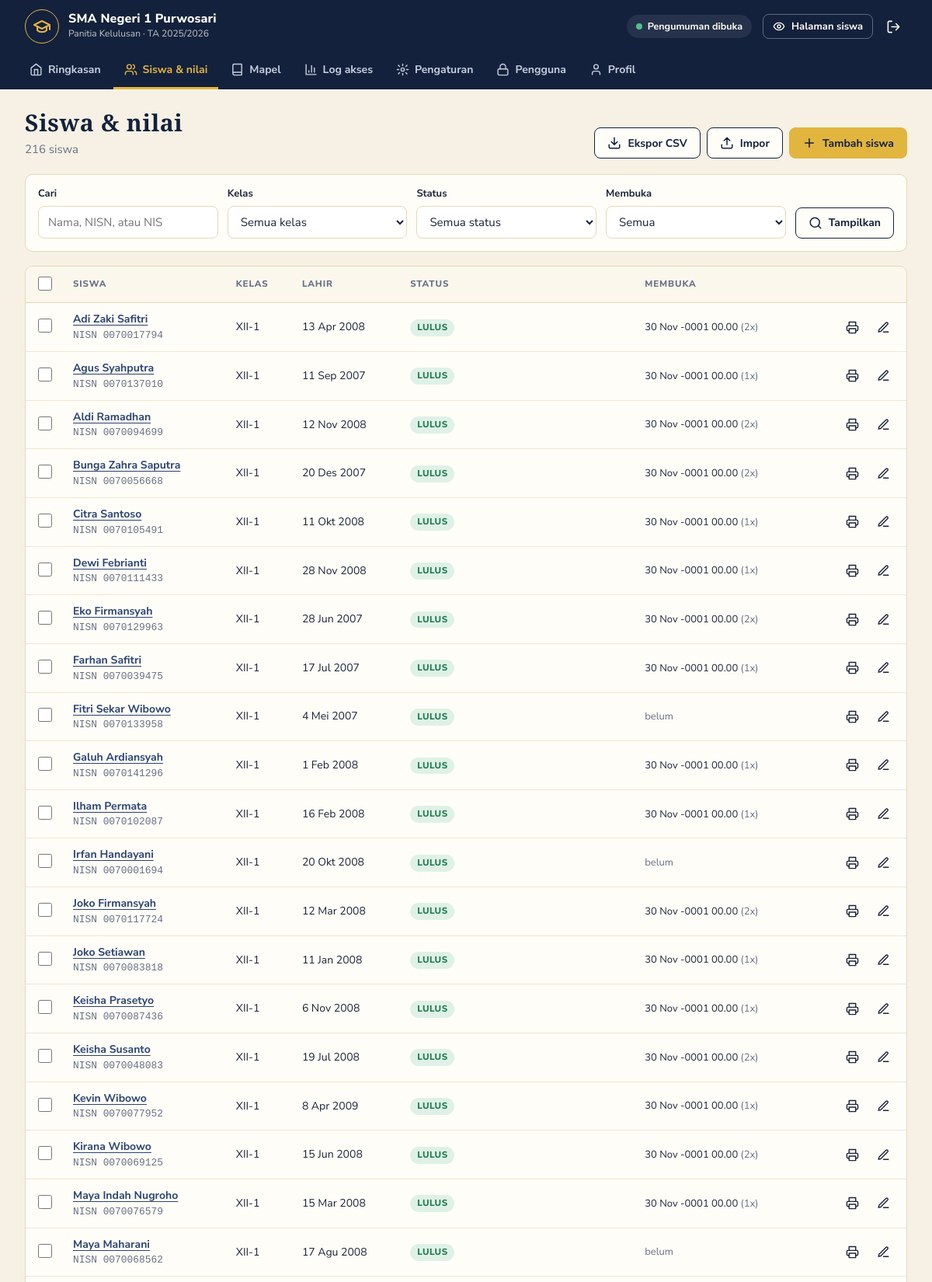
The page /index.php?page=siswa (signed in, upper part) on the database its author committed.
### tables this page shows
CREATE TABLE siswa (
  id INT AUTO_INCREMENT PRIMARY KEY,
  nisn VARCHAR(20) NOT NULL UNIQUE,
  nis VARCHAR(20) NOT NULL DEFAULT '',
  nama VARCHAR(120) NOT NULL,
  jk ENUM('L','P') NOT NULL DEFAULT 'L',
  kelas VARCHAR(30) NOT NULL,
  tempat_lahir VARCHAR(60) NOT NULL DEFAULT '',
  tgl_lahir DATE NOT NULL,
  nama_ortu VARCHAR(120) NOT NULL DEFAULT '',
  status ENUM('lulus','tidak_lulus','ditunda') NOT NULL DEFAULT 'lulus',
  catatan VARCHAR(255) NOT NULL DEFAULT '',
  no_urut INT NULL,                  
  token CHAR(16) NOT NULL UNIQUE,    
  dilihat_at DATETIME NULL,          
  dilihat_kali INT NOT NULL DEFAULT 0,
  updated_at DATETIME NOT NULL DEFAULT CURRENT_TIMESTAMP ON UPDATE CURRENT_TIMESTAMP,
  INDEX (kelas, nama)
);

### index.php (called while the page is built, shortened)
<?php
require __DIR__ . '/includes/bootstrap.php';
$routes = [
    'beranda'      => 'pages/beranda.php',
    'hasil'        => 'pages/hasil.php',
    'skl.saya'     => 'pages/skl.php',
    'verifikasi'   => 'pages/verifikasi.php',
    'waktu'        => 'pages/waktu.php',
    'keluar.siswa' => 'pages/keluar_siswa.php',
    'login'        => 'pages/login.php',
    'logout'       => 'pages/logout.php',
    'dashboard'    => 'pages/dashboard.php',
    'siswa'        => 'pages/siswa/index.php',
    'siswa.form'   => 'pages/siswa/form.php',
    'siswa.aksi'   => 'pages/siswa/aksi.php',
    'siswa.impor'  => 'pages/siswa/impor.php',
    'skl'          => 'pages/skl.php',
    'mapel'        => 'pages/mapel.php',
    'log'          => 'pages/log.php',
    'pengaturan'   => 'pages/pengaturan.php',
    'pengguna'     => 'pages/pengguna.php',
    'profil'       => 'pages/profil.php',
];
$page = $_GET['page'] ?? 'beranda';
require __DIR__ . '/' . $routes[$page];

### pages/siswa/index.php (the view, shortened to what this page needs)
<?php
$f = ['kelas' => (string) ($_GET['kelas'] ?? ''), 'status' => (string) ($_GET['status'] ?? ''), 'cari' => trim((string) ($_GET['cari'] ?? '')), 'lihat' => (string) ($_GET['lihat'] ?? '')];
$where = []; $p = [];
$w = $where ? 'WHERE ' . implode(' AND ', $where) : '';
$hal = max(1, (int) ($_GET['hal'] ?? 1)); $per = 50;
$rows = q("SELECT * FROM siswa $w ORDER BY kelas, nama LIMIT $per OFFSET " . (($hal - 1) * $per), $p)->fetchAll();
$actions = '<a class="btn" href="' . url('siswa.aksi', ['aksi' => 'ekspor'] + array_filter($f)) . '">' . icon('unduh') . 'Ekspor CSV</a>'
         . '<a class="btn" href="' . url('siswa.impor') . '">' . icon('unggah') . 'Impor</a>'
         . '<a class="btn emas" href="' . url('siswa.form') . '">' . icon('plus') . 'Tambah siswa</a>';
require __DIR__ . '/../../includes/header.php';
?>
<form class="filter kartu" method="get" data-auto>
  <label class="f"><span>Cari</span><input name="cari" value="<?= e($f['cari']) ?>" placeholder="Nama, NISN, atau NIS"></label>
  <label class="f"><span>Kelas</span><select name="kelas"><option value="">Semua kelas</option></select></label>
  <label class="f"><span>Status</span><select name="status"><option value="">Semua status</option></select></label>
  <label class="f"><span>Membuka</span><select name="lihat"><option value="">Semua</option></select></label>
  <button class="btn"><?= icon('cari') ?>Tampilkan</button>
</form>
<form method="post" action="<?= url('siswa.aksi') ?>" class="kartu rata" data-yakin="Ubah status siswa yang dicentang?">
  <div class="tabel-wrap">
  <table class="tabel">
    <thead><tr><th style="width:34px"><input type="checkbox" data-semua aria-label="Pilih semua"></th><th>Siswa</th><th>Kelas</th><th>Lahir</th><th>Status</th><th>Membuka</th><th></th></tr></thead>
    <tbody>
    <?php foreach ($rows as $r): ?>
      <tr>
        <td><input type="checkbox" name="id[]" value="<?= (int) $r['id'] ?>" aria-label="Pilih <?= e($r['nama']) ?>"></td>
        <td><a href="<?= url('siswa.form', ['id' => $r['id']]) ?>"><b><?= e($r['nama']) ?></b></a><div class="kecil muted mono">NISN <?= e($r['nisn']) ?></div></td>
        <td><?= e($r['kelas']) ?></td>
        <td class="nowrap"><?= e(tgl($r['tgl_lahir'], false)) ?></td>
        <td><?= chip($r['status']) ?><?= $r['catatan'] ? '<div class="kecil muted">' . e($r['catatan']) . '</div>' : '' ?></td>
        <td class="kecil"><?= $r['dilihat_at'] ? e(tgl($r['dilihat_at'], false)) . ' ' . date('H.i', strtotime($r['dilihat_at'])) . ' <span class="muted">(' . (int) $r['dilihat_kali'] . 'x)</span>' : '<span class="muted">belum</span>' ?></td>
        <td class="kanan nowrap">
          <?php if ($r['status'] === 'lulus'): ?><a class="ibtn" href="<?= url('skl', ['id' => $r['id']]) ?>" target="_blank" title="Cetak SKL" aria-label="Cetak SKL <?= e($r['nama']) ?>"><?= icon('cetak', 17) ?></a><?php endif; ?>
          <a class="ibtn" href="<?= url('siswa.form', ['id' => $r['id']]) ?>" title="Ubah" aria-label="Ubah <?= e($r['nama']) ?>"><?= icon('pena', 17) ?></a>
        </td>
      </tr>
    <?php endforeach; if (!$rows): ?><tr><td colspan="7" class="kosong">Tidak ada siswa. <a href="<?= url('siswa.impor') ?>">Impor dari CSV</a></td></tr><?php endif; ?>
    </tbody>
  </table>
  </div>
</form>
<?php require __DIR__ . '/../../includes/footer.php'; ?>

### includes/bootstrap.php (shortened to what this page needs)
<?php
function db(): PDO
{
    static $pdo = null;
    if ($pdo === null) {
        $c = require __DIR__ . '/../config/database.php';
        $dsn = "mysql:host={$c['host']};port={$c['port']};dbname={$c['database']};charset=utf8mb4";
        try {
            $pdo = new PDO($dsn, $c['username'], $c['password'], [
                PDO::ATTR_ERRMODE => PDO::ERRMODE_EXCEPTION,
                PDO::ATTR_DEFAULT_FETCH_MODE => PDO::FETCH_ASSOC,
            ]);
            $pdo->exec("SET time_zone = '+07:00'");
        } catch (PDOException $e) {
            die('<h3>Koneksi database gagal.</h3><p>Cek <b>config/database.php</b> dan pastikan database <b>'
                . htmlspecialchars($c['database']) . '</b> sudah di-import dari folder <b>database/</b>.</p>');
        }
    }
    return $pdo;
}
function q(string $sql, array $params = []): PDOStatement
{
    $st = db()->prepare($sql);
    $st->execute($params);
    return $st;
}
function e($v): string
{
    return htmlspecialchars((string) $v, ENT_QUOTES, 'UTF-8');
}
function tgl($date, bool $panjang = true): string
{
    $t = strtotime($date);
    $b = BULAN_ID[(int) date('n', $t)];
    return date('j', $t) . ' ' . ($panjang ? $b : substr($b, 0, 3)) . ' ' . date('Y', $t);
}
function url(string $page = 'dashboard', array $params = []): string
{
    return 'index.php?' . http_build_query(['page' => $page] + $params);
}
function flash(?string $msg = null, string $type = 'ok')
{
    $f = $_SESSION['flash'] ?? null;
    return $f;
}
function chip(string $status): string
{
    [$l, $w] = STATUS[$status] ?? [$status, 'abu'];
    return '<span class="chip ' . $w . '">' . e($l) . '</span>';
}
function icon(string $name, int $size = 18): string
{
    return '<svg class="ic" width="' . $size . '" height="' . $size . '" viewBox="0 0 24 24" fill="none" stroke="currentColor" stroke-width="2" stroke-linecap="round" stroke-linejoin="round" aria-hidden="true">' . ($p[$name] ?? $p['info']) . '</svg>';
}

### assets/css/style.css (style rules this page uses)
:root { --navy: #13213c; --navy2: #1d3157; --navy3: #2a4373; --emas: #e2b53f; --emas-tua: #a87f1c; --emas-muda: #f6e7b8; --gading: #f6f1e4; --kertas: #fffdf7; --garis: #e4d9bd; --tinta: #1b2438; --muted: #687087; --hijau: #1e7a50; --hijau-muda: #dff1e6; --merah: #b0353a; --merah-muda: #f8e1df; --kuning: #9a6a0c; --kuning-muda: #fbefcf; --abu-muda: #eceef2; --r: 10px; --serif: 'Bodoni Moda', Georgia, serif; --sans: 'Nunito Sans', system-ui, -apple-system, 'Segoe UI', sans-serif; }
* { box-sizing: border-box; }
html { -webkit-text-size-adjust: 100%; }
body { margin: 0; font: 15px/1.55 var(--sans); color: var(--tinta); background: var(--gading); overflow-x: hidden; }
a { color: var(--navy3); text-underline-offset: 3px; }
.ic { flex: none; vertical-align: middle; }
.muted { color: var(--muted); }
.kecil { font-size: 13px; }
.kanan { text-align: right; }
.nowrap { white-space: nowrap; }
.mono { font-family: ui-monospace, 'SFMono-Regular', Menlo, Consolas, monospace; font-size: .92em; }
.btn { display: inline-flex; align-items: center; justify-content: center; gap: 8px; min-height: 40px; padding: 8px 16px; border-radius: 8px; border: 1.5px solid var(--navy); background: var(--kertas); color: var(--navy); font: 700 14px var(--sans); text-decoration: none; cursor: pointer; }
.btn.emas { background: var(--emas); border-color: var(--emas); color: var(--navy); }
.ibtn { display: inline-grid; place-items: center; width: 36px; height: 36px; border-radius: 8px; border: 0; background: transparent; color: inherit; cursor: pointer; }
.f { display: flex; flex-direction: column; gap: 5px; margin-bottom: 14px; min-width: 0; }
.f > span { font-size: 13px; font-weight: 700; color: var(--tinta); }
input, select, textarea, .input { width: 100%; min-height: 42px; padding: 9px 12px; border: 1.5px solid var(--garis); border-radius: 8px; background: #fff; font: 15px var(--sans); color: var(--tinta); }
input[type=checkbox], input[type=radio] { width: 18px; height: 18px; min-height: 0; accent-color: var(--navy); }
.chip { display: inline-block; padding: 2px 9px; border-radius: 99px; font-size: 11.5px; font-weight: 800; letter-spacing: .04em; white-space: nowrap; }
.chip.hijau { background: var(--hijau-muda); color: var(--hijau); }
body.panel { background: var(--gading); }
.kartu { background: var(--kertas); border: 1px solid var(--garis); border-radius: var(--r); padding: 20px; margin-bottom: 18px; min-width: 0; }
.kartu.rata { padding: 0; overflow: hidden; }
.tabel-wrap { overflow-x: auto; }
.tabel { width: 100%; border-collapse: collapse; font-size: 14px; }
.tabel th { text-align: left; font-size: 11.5px; letter-spacing: .08em; text-transform: uppercase; color: var(--muted); font-weight: 800; padding: 10px 12px; border-bottom: 1.5px solid var(--garis); background: #fbf7ec; }
.tabel td { padding: 10px 12px; border-bottom: 1px solid #efe7d4; vertical-align: middle; }
.filter { display: flex; gap: 12px; align-items: flex-end; flex-wrap: wrap; padding: 14px 16px 2px; }
.filter .f { flex: 1 1 160px; }
.filter .btn { margin-bottom: 14px; }

### rows shown on the page
siswa: nama "Adi Zaki Safitri", nisn "0070017794", kelas "XII-1", tgl_lahir "13 Apr 2008", l "LULUS", dilihat_at "30 Nov -0001", dilihat_at "00.00", dilihat_kali "2"
siswa: nama "Agus Syahputra", nisn "0070137010", kelas "XII-1", tgl_lahir "11 Sep 2007", l "LULUS", dilihat_at "30 Nov -0001", dilihat_at "00.00", dilihat_kali "1"
siswa: nama "Aldi Ramadhan", nisn "0070094699", kelas "XII-1", tgl_lahir "12 Nov 2008", l "LULUS", dilihat_at "30 Nov -0001", dilihat_at "00.00", dilihat_kali "2"
siswa: nama "Bunga Zahra Saputra", nisn "0070056668", kelas "XII-1", tgl_lahir "20 Des 2007", l "LULUS", dilihat_at "30 Nov -0001", dilihat_at "00.00", dilihat_kali "2"
siswa: nama "Citra Santoso", nisn "0070105491", kelas "XII-1", tgl_lahir "11 Okt 2008", l "LULUS", dilihat_at "30 Nov -0001", dilihat_at "00.00", dilihat_kali "1"
siswa: nama "Dewi Febrianti", nisn "0070111433", kelas "XII-1", tgl_lahir "28 Nov 2008", l "LULUS", dilihat_at "30 Nov -0001", dilihat_at "00.00", dilihat_kali "1"
siswa: nama "Eko Firmansyah", nisn "0070129963", kelas "XII-1", tgl_lahir "28 Jun 2007", l "LULUS", dilihat_at "30 Nov -0001", dilihat_at "00.00", dilihat_kali "2"
siswa: nama "Farhan Safitri", nisn "0070039475", kelas "XII-1", tgl_lahir "17 Jul 2007", l "LULUS", dilihat_at "30 Nov -0001", dilihat_at "00.00", dilihat_kali "1"
siswa: nama "Fitri Sekar Wibowo", nisn "0070133958", kelas "XII-1", tgl_lahir "4 Mei 2007", l "LULUS", shows "belum"
siswa: nama "Galuh Ardiansyah", nisn "0070141296", kelas "XII-1", tgl_lahir "1 Feb 2008", l "LULUS", dilihat_at "30 Nov -0001", dilihat_at "00.00", dilihat_kali "1"
siswa: nama "Ilham Permata", nisn "0070102087", kelas "XII-1", tgl_lahir "16 Feb 2008", l "LULUS", dilihat_at "30 Nov -0001", dilihat_at "00.00", dilihat_kali "1"
siswa: nama "Irfan Handayani", nisn "0070001694", kelas "XII-1", tgl_lahir "20 Okt 2008", l "LULUS", shows "belum"
siswa: nama "Joko Firmansyah", nisn "0070117724", kelas "XII-1", tgl_lahir "12 Mar 2008", l "LULUS", dilihat_at "30 Nov -0001", dilihat_at "00.00", dilihat_kali "2"
siswa: nama "Joko Setiawan", nisn "0070083818", kelas "XII-1", tgl_lahir "11 Jan 2008", l "LULUS", dilihat_at "30 Nov -0001", dilihat_at "00.00", dilihat_kali "1"
siswa: nama "Keisha Prasetyo", nisn "0070087436", kelas "XII-1", tgl_lahir "6 Nov 2008", l "LULUS", dilihat_at "30 Nov -0001", dilihat_at "00.00", dilihat_kali "1"
siswa: nama "Keisha Susanto", nisn "0070048083", kelas "XII-1", tgl_lahir "19 Jul 2008", l "LULUS", dilihat_at "30 Nov -0001", dilihat_at "00.00", dilihat_kali "2"
siswa: nama "Kevin Wibowo", nisn "0070077952", kelas "XII-1", tgl_lahir "8 Apr 2009", l "LULUS", dilihat_at "30 Nov -0001", dilihat_at "00.00", dilihat_kali "1", $size 17 (drawn)
siswa: nama "Kirana Wibowo", nisn "0070069125", kelas "XII-1", tgl_lahir "15 Jun 2008", l "LULUS", dilihat_at "30 Nov -0001", dilihat_at "00.00", dilihat_kali "2"
siswa: nama "Maya Indah Nugroho", nisn "0070076579", kelas "XII-1", tgl_lahir "15 Mar 2008", l "LULUS", dilihat_at "30 Nov -0001", dilihat_at "00.00", dilihat_kali "1"
siswa: nama "Maya Maharani", nisn "0070068562", kelas "XII-1", tgl_lahir "17 Agu 2008", l "LULUS", shows "belum"

### other values the page prints
$_s['nama_sekolah'] "SMA Negeri 1 Purwosari"
$_s['tahun_ajaran'] "2025/2026"
$_l "Ringkasan"
$_l "Siswa & nilai"
$_l "Mapel"
$_l "Log akses"
$_l "Pengaturan"
$_l "Pengguna"
$_l "Profil"
$title "Siswa & nilai"
$sub "216 siswa"
